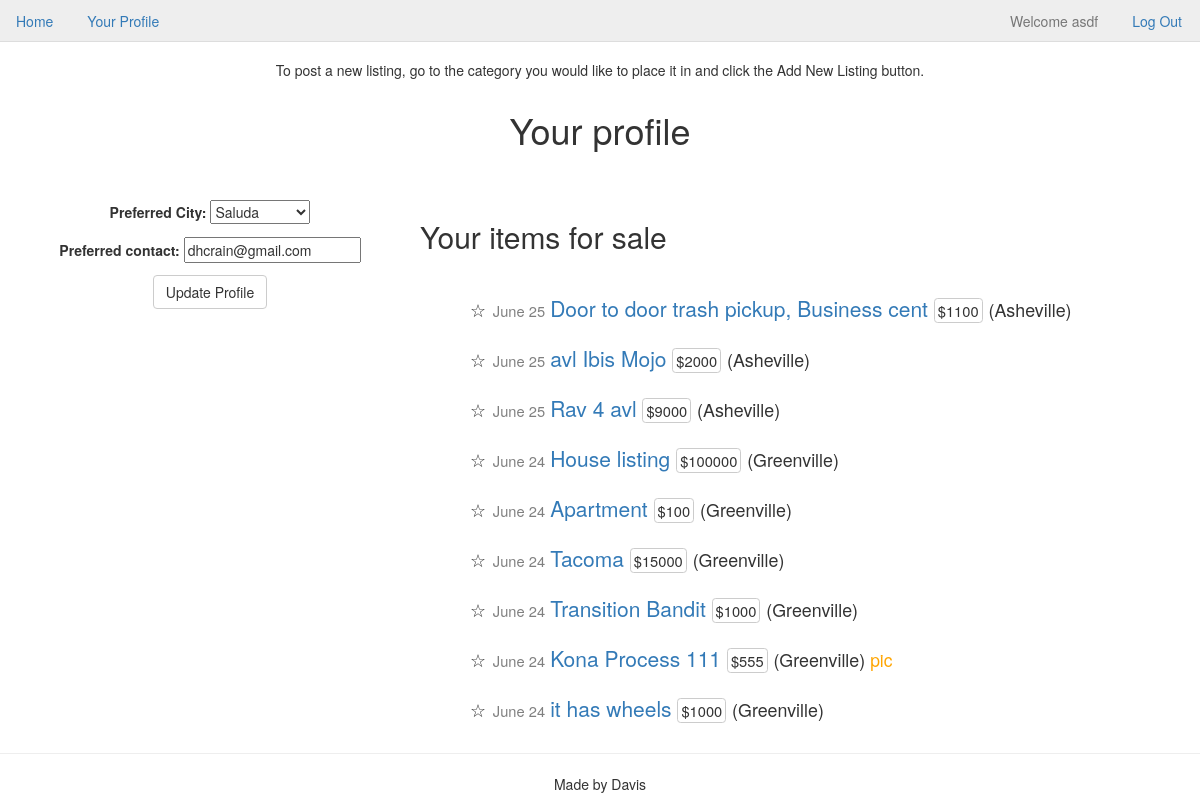
The app's page /register/profile/ (signed in), older data.
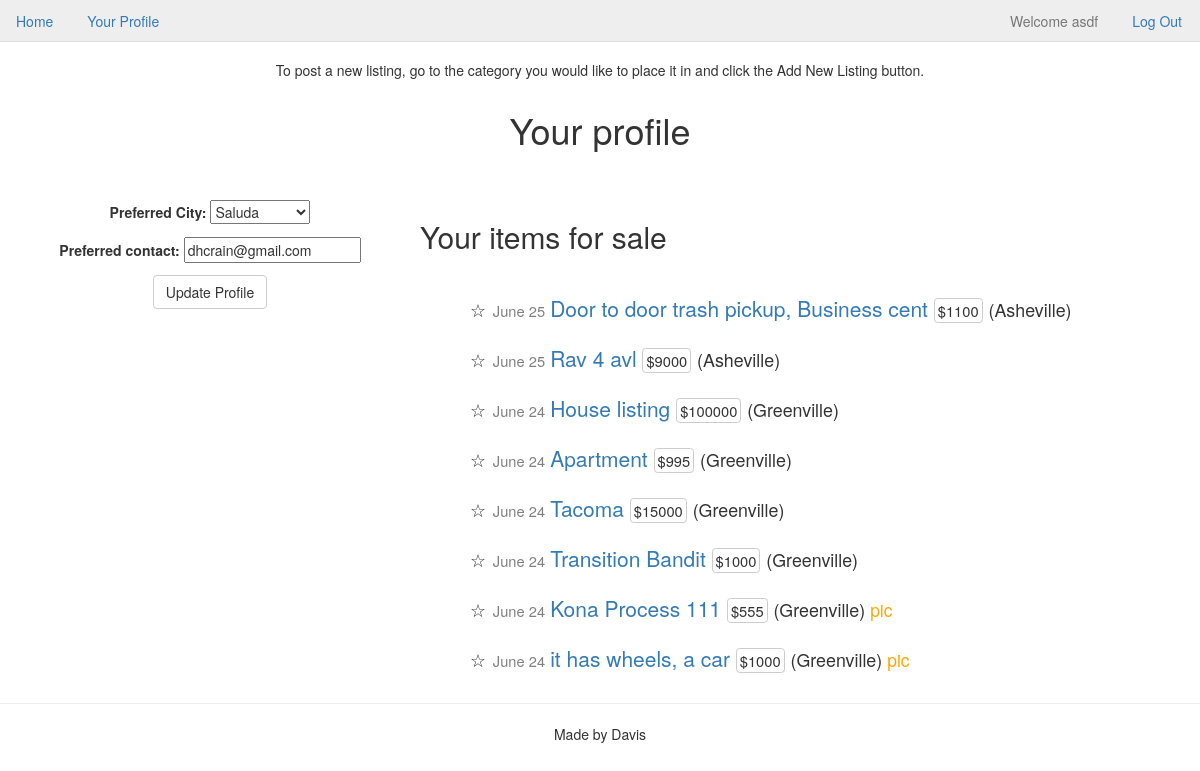
The same page, newer data.
### cl_app/models.py (models this page shows, shortened)
class Listing(models.Model):
    user = models.ForeignKey('auth.User')
    listing_city = models.ForeignKey(City)
    category = models.ForeignKey(ListingType)
    title = models.CharField(max_length=40)
    price = models.IntegerField()
    description = models.TextField()
    photo = models.ImageField(upload_to="listing_photos", null=True, blank=True, verbose_name="Listing Photo")
    created = models.DateTimeField(auto_now_add=True)
    class Meta:
        ordering = ['-created']

class City(models.Model):
    city = models.CharField(max_length=20)
    def __str__(self):
        return self.city

### cl_app/views.py (the view)
# urls.py: url('^register/profile/$', ProfileView.as_view(), name='profile_view'),
class ProfileView(UpdateView):
    fields = ['profile_city', 'preferred_contact']
    success_url = reverse_lazy("index_view")
    def get_object(self, queryset=None):
        return self.request.user.profile
    def get_context_data(self, **kwargs):
        context = super().get_context_data(**kwargs)
        context['user_listings'] = Listing.objects.filter(user=self.request.user)
        return context

### templates/cl_app/profile_form.html (shortened to what this page needs)
{% extends "base.html" %}
{% block body %}
    <h1 class="text-center">Your profile</h1>
    <br>
    <br>
    <div class="row">
        <div class="col-md-4">
            <form class="form-center text-center" action="" method="post">
                {{ form.as_p }}
                <input class="btn btn-default" type="submit" name="updateprofile" value="Update Profile">
            </form>
        </div>
        <div class="col-md-8">
            <h2>Your items for sale</h2>
            <br>
            {% for item in user_listings %}
            <div class="row listing-list">
                <p><small>&#9734;</small>
                    <span class="time">{{ item.created|date:"N d" }} </span>
                    <a href="{% url 'listing_detail_view' item.pk %}">{{ item.title }} </a>
                    <span class="price">${{ item.price }}</span>
                    <small>({{ item.listing_city }}) </small>
                    {% if item.photo %}
                    <span class="pic">pic</span>
                    {% endif %}
                </p>
            </div>
            {% empty %}
            <h4>Sorry, no items in this list.</h4>
            {% endfor %}
        </div>
    </div>
{% endblock %}

Row changes from the older to the newer data that the page shows:
removed Listing: created "June 25", title "avl Ibis Mojo", price "2000", listing_city "Asheville"
changed Listing "Apartment": price "100" → "995"
changed Listing: title "it has wheels" → "it has wheels, a car"; now shows "pic"
